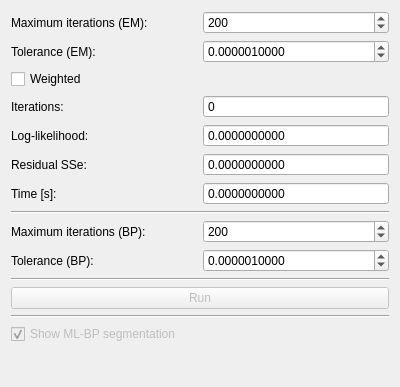
<?xml version="1.0" encoding="UTF-8"?>
<ui version="4.0">
 <class>MLBPControl</class>
 <widget class="QWidget" name="MLBPControl">
  <property name="geometry">
   <rect>
    <x>0</x>
    <y>0</y>
    <width>400</width>
    <height>387</height>
   </rect>
  </property>
  <property name="windowTitle">
   <string>Form</string>
  </property>
  <layout class="QVBoxLayout" name="verticalLayout">
   <item>
    <layout class="QGridLayout" name="paramMLLayout">
     <item row="0" column="0">
      <widget class="QLabel" name="maxIterTextLabel">
       <property name="text">
        <string>Maximum iterations (EM):</string>
       </property>
      </widget>
     </item>
     <item row="0" column="1">
      <widget class="QSpinBox" name="maxIterSpinBox">
       <property name="maximum">
        <number>1000000</number>
       </property>
       <property name="value">
        <number>200</number>
       </property>
      </widget>
     </item>
     <item row="1" column="0">
      <widget class="QLabel" name="tolTextlabel">
       <property name="text">
        <string>Tolerance (EM):</string>
       </property>
      </widget>
     </item>
     <item row="1" column="1">
      <widget class="QDoubleSpinBox" name="tolSpinBox">
       <property name="decimals">
        <number>10</number>
       </property>
       <property name="maximum">
        <double>1000000.000000000000000</double>
       </property>
       <property name="value">
        <double>0.000001000000000</double>
       </property>
      </widget>
     </item>
     <item row="3" column="0">
      <widget class="QLabel" name="iterTextLabel">
       <property name="text">
        <string>Iterations:</string>
       </property>
      </widget>
     </item>
     <item row="3" column="1">
      <widget class="QSpinBox" name="iterSpinBox">
       <property name="readOnly">
        <bool>true</bool>
       </property>
       <property name="buttonSymbols">
        <enum>QAbstractSpinBox::NoButtons</enum>
       </property>
       <property name="maximum">
        <number>1000000</number>
       </property>
      </widget>
     </item>
     <item row="2" column="0">
      <widget class="QCheckBox" name="weightedCheckBox">
       <property name="text">
        <string>Weighted</string>
       </property>
      </widget>
     </item>
     <item row="4" column="0">
      <widget class="QLabel" name="llLabel">
       <property name="text">
        <string>Log-likelihood:</string>
       </property>
      </widget>
     </item>
     <item row="4" column="1">
      <widget class="QDoubleSpinBox" name="llSpinBox">
       <property name="readOnly">
        <bool>true</bool>
       </property>
       <property name="buttonSymbols">
        <enum>QAbstractSpinBox::NoButtons</enum>
       </property>
       <property name="decimals">
        <number>10</number>
       </property>
       <property name="minimum">
        <double>-1000000.000000000000000</double>
       </property>
       <property name="maximum">
        <double>1000000.000000000000000</double>
       </property>
      </widget>
     </item>
     <item row="6" column="0">
      <widget class="QLabel" name="timeLabel">
       <property name="text">
        <string>Time [s]:</string>
       </property>
      </widget>
     </item>
     <item row="6" column="1">
      <widget class="QDoubleSpinBox" name="timeSpinBox">
       <property name="readOnly">
        <bool>true</bool>
       </property>
       <property name="buttonSymbols">
        <enum>QAbstractSpinBox::NoButtons</enum>
       </property>
       <property name="decimals">
        <number>10</number>
       </property>
       <property name="maximum">
        <double>1000000.000000000000000</double>
       </property>
      </widget>
     </item>
     <item row="5" column="0">
      <widget class="QLabel" name="residualLabel">
       <property name="text">
        <string>Residual SSe:</string>
       </property>
      </widget>
     </item>
     <item row="5" column="1">
      <widget class="QDoubleSpinBox" name="residualSpinBox">
       <property name="readOnly">
        <bool>true</bool>
       </property>
       <property name="buttonSymbols">
        <enum>QAbstractSpinBox::NoButtons</enum>
       </property>
       <property name="decimals">
        <number>10</number>
       </property>
       <property name="maximum">
        <double>10000000.000000000000000</double>
       </property>
      </widget>
     </item>
    </layout>
   </item>
   <item>
    <widget class="Line" name="line_2">
     <property name="orientation">
      <enum>Qt::Horizontal</enum>
     </property>
    </widget>
   </item>
   <item>
    <layout class="QGridLayout" name="paramBPLayout">
     <item row="0" column="0">
      <widget class="QLabel" name="maxIterBPLabel">
       <property name="text">
        <string>Maximum iterations (BP):</string>
       </property>
      </widget>
     </item>
     <item row="0" column="1">
      <widget class="QSpinBox" name="maxIterBPSpinBox">
       <property name="maximum">
        <number>1000000</number>
       </property>
       <property name="value">
        <number>200</number>
       </property>
      </widget>
     </item>
     <item row="1" column="0">
      <widget class="QLabel" name="tolBPLabel">
       <property name="text">
        <string>Tolerance (BP):</string>
       </property>
      </widget>
     </item>
     <item row="1" column="1">
      <widget class="QDoubleSpinBox" name="tolBPSpinBox">
       <property name="decimals">
        <number>10</number>
       </property>
       <property name="maximum">
        <double>1000000.000000000000000</double>
       </property>
       <property name="value">
        <double>0.000001000000000</double>
       </property>
      </widget>
     </item>
    </layout>
   </item>
   <item>
    <widget class="Line" name="line">
     <property name="orientation">
      <enum>Qt::Horizontal</enum>
     </property>
    </widget>
   </item>
   <item>
    <layout class="QGridLayout" name="runLayout">
     <item row="0" column="0">
      <widget class="QPushButton" name="runButton">
       <property name="enabled">
        <bool>false</bool>
       </property>
       <property name="text">
        <string>Run</string>
       </property>
      </widget>
     </item>
    </layout>
   </item>
   <item>
    <widget class="Line" name="line_8">
     <property name="orientation">
      <enum>Qt::Horizontal</enum>
     </property>
    </widget>
   </item>
   <item>
    <layout class="QGridLayout" name="showLayout">
     <item row="0" column="0">
      <widget class="QCheckBox" name="showMLBPCheckBox">
       <property name="enabled">
        <bool>false</bool>
       </property>
       <property name="text">
        <string>Show ML-BP segmentation</string>
       </property>
       <property name="checked">
        <bool>true</bool>
       </property>
      </widget>
     </item>
    </layout>
   </item>
   <item>
    <spacer name="verticalSpacer">
     <property name="orientation">
      <enum>Qt::Vertical</enum>
     </property>
     <property name="sizeType">
      <enum>QSizePolicy::Expanding</enum>
     </property>
     <property name="sizeHint" stdset="0">
      <size>
       <width>20</width>
       <height>40</height>
      </size>
     </property>
    </spacer>
   </item>
  </layout>
  <action name="testAction">
   <property name="text">
    <string>Test</string>
   </property>
  </action>
 </widget>
 <resources/>
 <connections>
  <connection>
   <sender>showMLBPCheckBox</sender>
   <signal>toggled(bool)</signal>
   <receiver>MLBPControl</receiver>
   <slot>showMLBPToggled(bool)</slot>
   <hints>
    <hint type="sourcelabel">
     <x>199</x>
     <y>108</y>
    </hint>
    <hint type="destinationlabel">
     <x>199</x>
     <y>193</y>
    </hint>
   </hints>
  </connection>
  <connection>
   <sender>maxIterSpinBox</sender>
   <signal>valueChanged(int)</signal>
   <receiver>MLBPControl</receiver>
   <slot>maxIterChanged(int)</slot>
   <hints>
    <hint type="sourcelabel">
     <x>296</x>
     <y>23</y>
    </hint>
    <hint type="destinationlabel">
     <x>199</x>
     <y>193</y>
    </hint>
   </hints>
  </connection>
  <connection>
   <sender>tolSpinBox</sender>
   <signal>valueChanged(double)</signal>
   <receiver>MLBPControl</receiver>
   <slot>tolChanged(double)</slot>
   <hints>
    <hint type="sourcelabel">
     <x>296</x>
     <y>56</y>
    </hint>
    <hint type="destinationlabel">
     <x>199</x>
     <y>193</y>
    </hint>
   </hints>
  </connection>
  <connection>
   <sender>runButton</sender>
   <signal>pressed()</signal>
   <receiver>MLBPControl</receiver>
   <slot>runPressed()</slot>
   <hints>
    <hint type="sourcelabel">
     <x>199</x>
     <y>133</y>
    </hint>
    <hint type="destinationlabel">
     <x>199</x>
     <y>193</y>
    </hint>
   </hints>
  </connection>
  <connection>
   <sender>weightedCheckBox</sender>
   <signal>toggled(bool)</signal>
   <receiver>MLBPControl</receiver>
   <slot>weightedToggled(bool)</slot>
   <hints>
    <hint type="sourcelabel">
     <x>103</x>
     <y>86</y>
    </hint>
    <hint type="destinationlabel">
     <x>199</x>
     <y>193</y>
    </hint>
   </hints>
  </connection>
  <connection>
   <sender>maxIterBPSpinBox</sender>
   <signal>valueChanged(int)</signal>
   <receiver>MLBPControl</receiver>
   <slot>maxIterBPChanged(int)</slot>
   <hints>
    <hint type="sourcelabel">
     <x>296</x>
     <y>241</y>
    </hint>
    <hint type="destinationlabel">
     <x>199</x>
     <y>193</y>
    </hint>
   </hints>
  </connection>
  <connection>
   <sender>tolBPSpinBox</sender>
   <signal>valueChanged(double)</signal>
   <receiver>MLBPControl</receiver>
   <slot>tolBPChanged(double)</slot>
   <hints>
    <hint type="sourcelabel">
     <x>296</x>
     <y>274</y>
    </hint>
    <hint type="destinationlabel">
     <x>199</x>
     <y>193</y>
    </hint>
   </hints>
  </connection>
 </connections>
 <slots>
  <slot>showMLBPToggled(bool)</slot>
  <slot>maxIterChanged(int)</slot>
  <slot>tolChanged(double)</slot>
  <slot>runPressed()</slot>
  <slot>weightedToggled(bool)</slot>
  <slot>maxIterBPChanged(int)</slot>
  <slot>tolBPChanged(double)</slot>
 </slots>
</ui>
